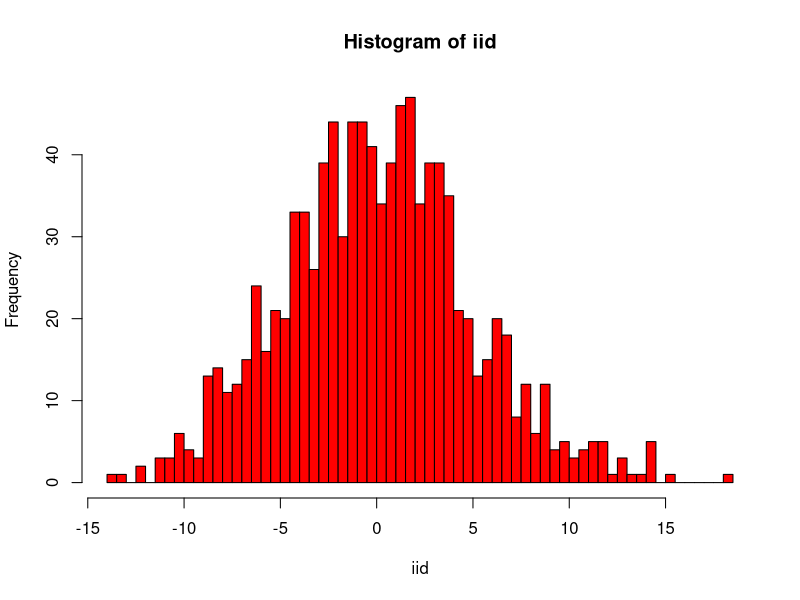
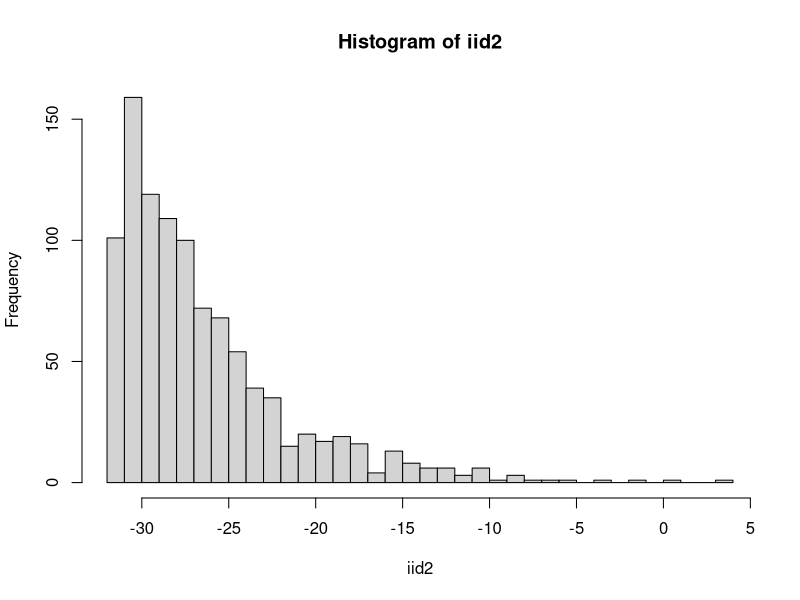

The R script that drew these images, in order:
## ---- chunk 1
# 1000 averages of 40 generated random exponentials 
mns = NULL
set.seed(12)
for (i in 1 : 1000) mns = c(mns, mean(rexp(40,0.2)))
iid <- (mns-5)/(5/sqrt(1000)) # (sample mean-theoritical mean)/std. error

# 1000 generated random exponentials 
set.seed(12)
x <- rexp(1000,0.2)
iid2 <- x-5/(5/sqrt(1000))
## ---- chunk 2
t.test(iid,iid2)
## ---- chunk 3
var.test(iid,iid2)
## ---- chunk 4
hist(iid,50,col="red")   # barplot is centered arround 0 and normally ditributed
## ---- chunk 5
hist(iid2,50)  #semi-normal because values can't go below zero for exponential
